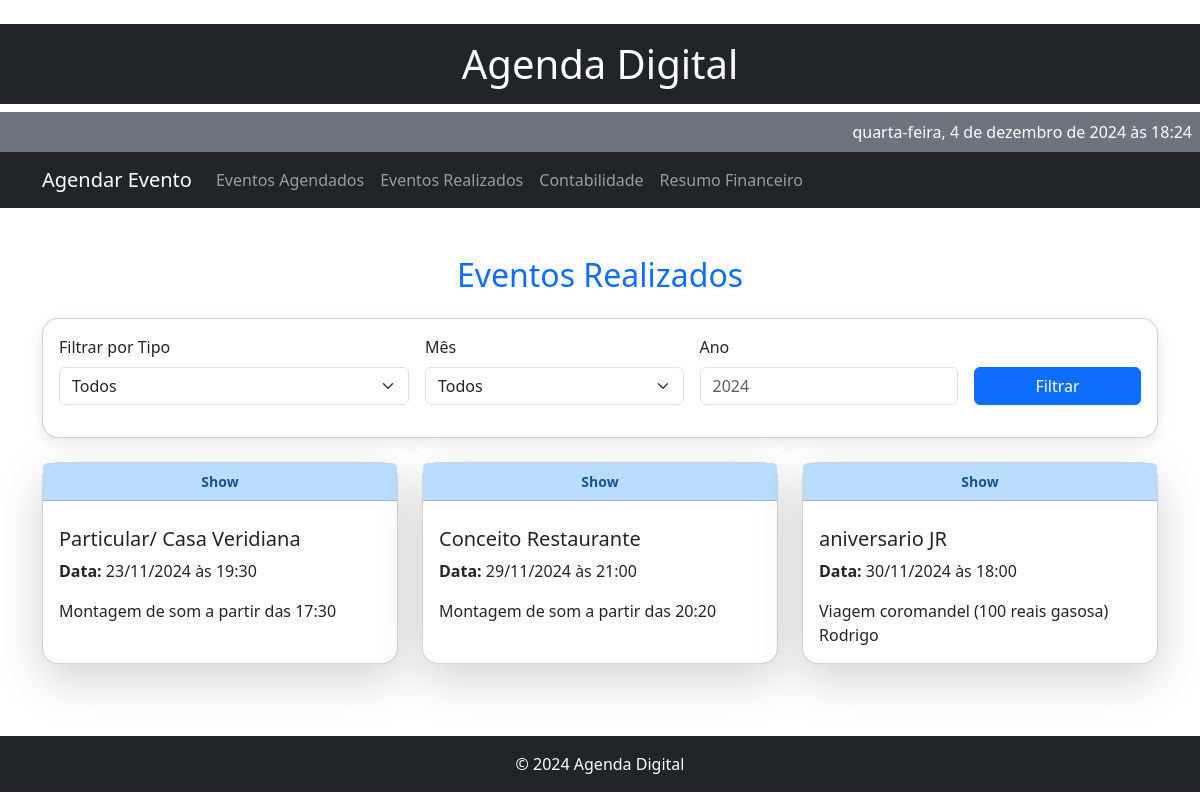
Page /realizados on the committed database.
### models.py (models this page shows)
class EventoRealizado(db.Model):
    id = db.Column(db.Integer, primary_key=True)
    tipo = db.Column(db.String(50), nullable=False)
    titulo = db.Column(db.String(100), nullable=False)
    data = db.Column(db.String(10), nullable=False)
    hora = db.Column(db.String(5), nullable=False)
    descricao = db.Column(db.Text, nullable=True)

### app.py (the view)
@app.route('/realizados')
def realizados():
    eventos_realizados = EventoRealizado.query.all()
    return render_template('realizados.html', events=eventos_realizados)

### app.py (called while the page is built)
def format_datetime(value):
    if value:
        if isinstance(value, (datetime, date)):  # Verifica se já é datetime ou date
            return value.strftime("%d/%m/%Y")
        return datetime.strptime(value, "%Y-%m-%d").strftime("%d/%m/%Y")
    return value

### templates/realizados.html (shortened to what this page needs)
﻿{% extends 'base.html' %}
{% block content %}
<div class="container my-5">
    <h2 class="text-center text-primary mb-4">Eventos Realizados</h2>
    <div class="card p-3 mb-4">
        <form class="row g-3 align-items-center" method="get" action="{{ url_for('realizados') }}">
            <div class="col-md-4">
                <label for="filter_tipo" class="form-label">Filtrar por Tipo</label>
                <select class="form-select" id="filter_tipo" name="tipo">
                    <option value="">Todos</option>
                </select>
            </div>
            <div class="col-md-3">
                <label for="filter_mes" class="form-label">Mês</label>
                <select class="form-select" id="filter_mes" name="mes">
                    <option value="">Todos</option>
                </select>
            </div>
            <div class="col-md-3">
                <label for="filter_ano" class="form-label">Ano</label>
                <input type="number" class="form-control" id="filter_ano" name="ano" placeholder="2024">
            </div>
            <div class="col-md-2 text-end align-self-end">
                <button class="btn btn-primary w-100" type="submit">Filtrar</button>
            </div>
        </form>
    </div>
    <div class="row">
        {% if events %}
            {% for event in events %}
            <div class="col-md-4 mb-4">
                <div class="card shadow-lg h-100 event-card">
                    <div class="card-header {% if event.tipo == 'Show' %}bg-show{% elif event.tipo == 'Aula' %}bg-class{% elif event.tipo == 'Casamento' %}bg-wedding{% endif %}">
                        {{ event.tipo }}
                    </div>
                    <div class="card-body">
                        <h5 class="card-title">{{ event.titulo }}</h5>
                        <p class="card-text"><strong>Data:</strong> {{ event.data | format_datetime }} às {{ event.hora }}</p>
                        <p class="card-text">{{ event.descricao }}</p>
                    </div>
                </div>
            </div>
            {% endfor %}
        {% else %}
        <p class="text-center">Nenhum evento realizado.</p>
        {% endif %}
    </div>
</div>
{% endblock %}

### static/css/styles.css (style rules this page uses)
.card-header { font-size: 14px; font-weight: bold; padding: 8px; border-top-left-radius: 16px; border-top-right-radius: 16px; text-align: center; margin-bottom: 10px; opacity: 0.9; }
.bg-show { background-color: #b3d9ff; color: #004085; }
.event-card { opacity: 0; transform: translateY(20px); transition: opacity 0.5s, transform 0.5s; }

### rows in the picture
EventoRealizado: tipo "Show", titulo "Particular/ Casa Veridiana", data "23/11/2024", hora "19:30", descricao "Montagem de som a partir das 17:30"
EventoRealizado: tipo "Show", titulo "Conceito Restaurante", data "29/11/2024", hora "21:00", descricao "Montagem de som a partir das 20:20"
EventoRealizado: tipo "Show", titulo "aniversario JR", data "30/11/2024", hora "18:00", descricao "Viagem coromandel (100 reais gasosa) Rodrigo"
